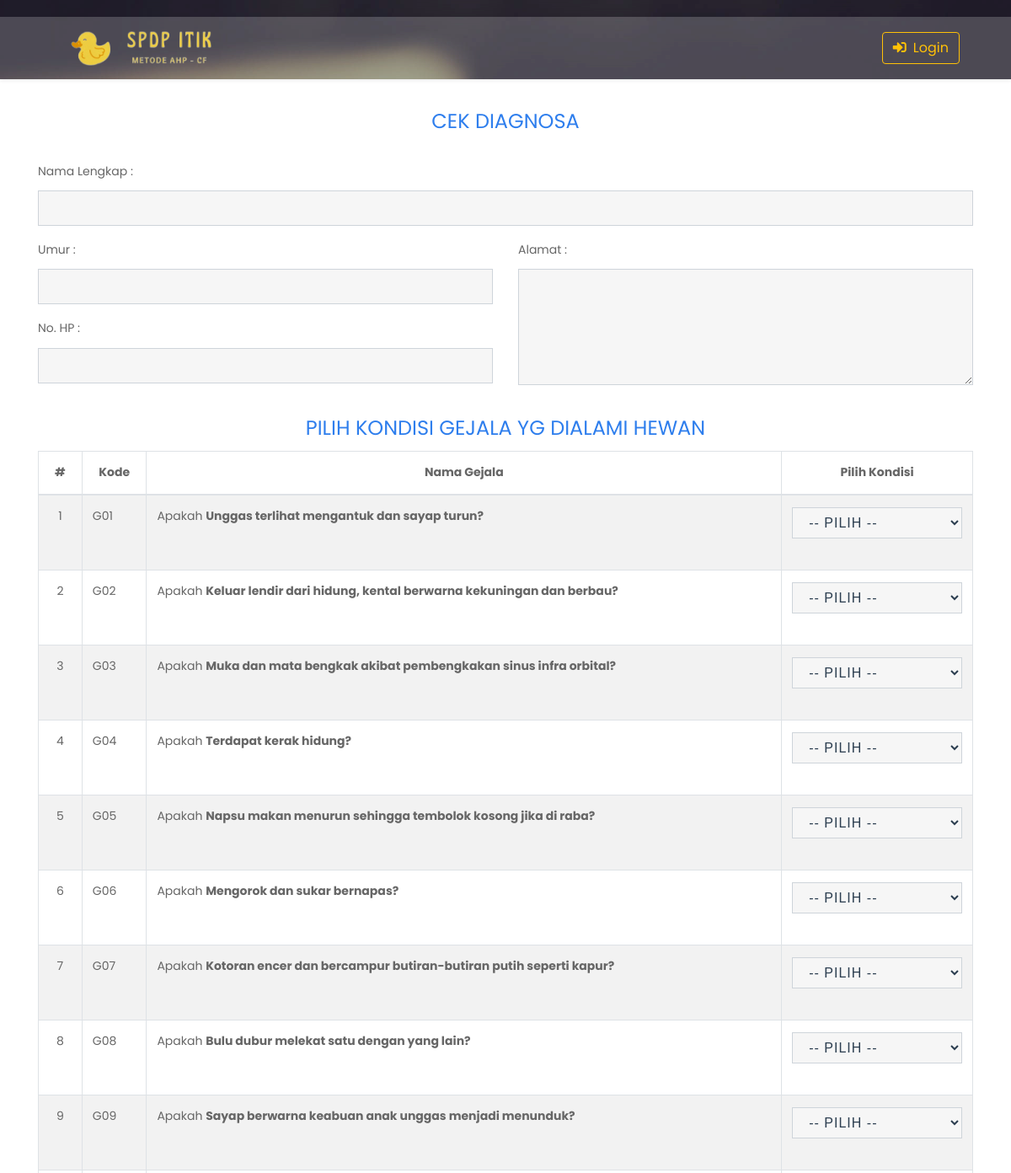
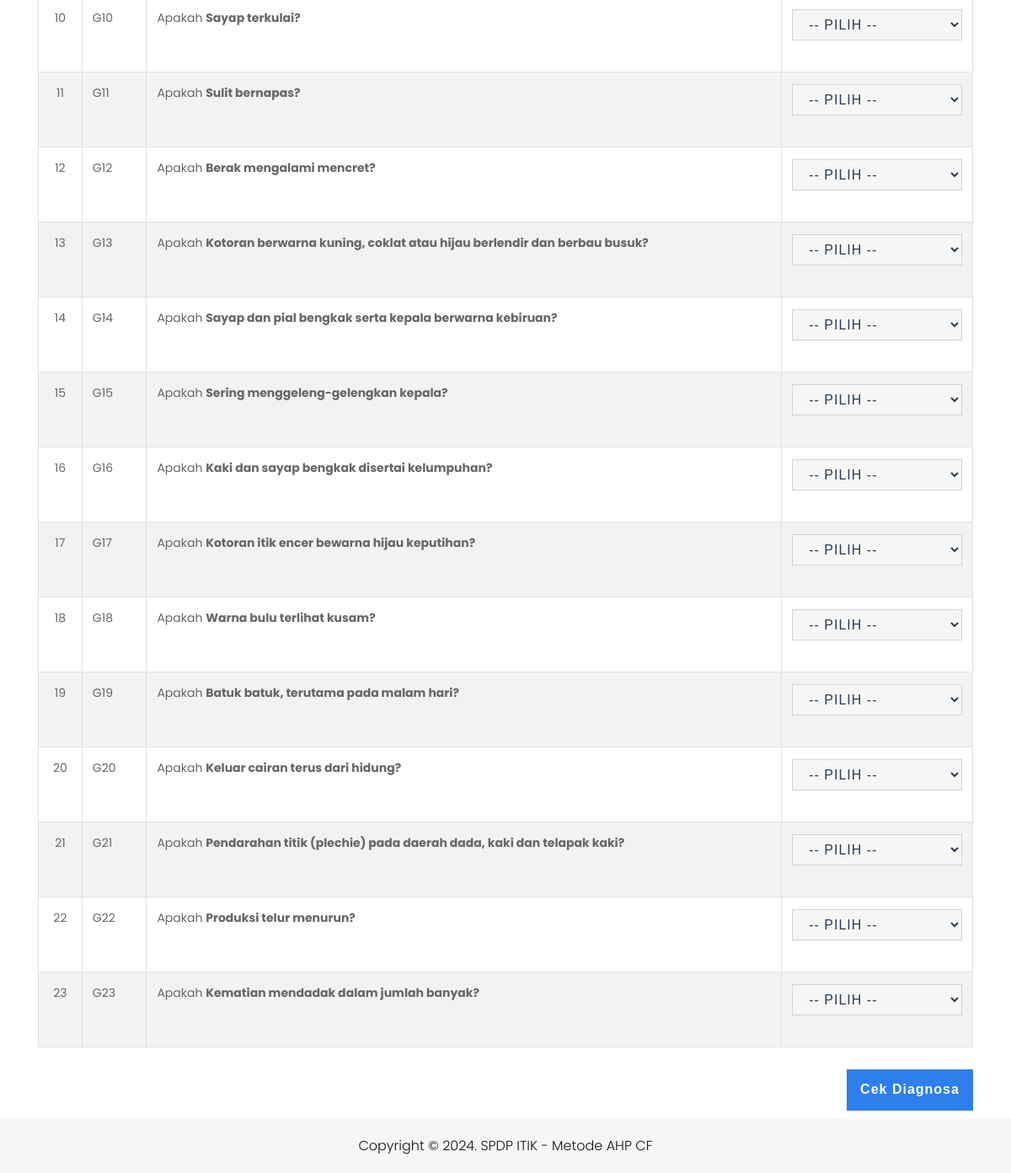
The page /index.php/landing_page/diagnosa on the database its author committed (2 pictures, top to bottom).
### tables this page shows
CREATE TABLE `gejala` (
  `id_gejala` int(11) NOT NULL,
  `kode_gejala` varchar(10) NOT NULL,
  `nama_gejala` varchar(200) NOT NULL
);

### application/controllers/Landing_page.php (called while the page is built, shortened)
<?php
class Landing_page extends CI_Controller
{
    public function diagnosa()
    {
        switch ($this->input->post('submit')) {
            default:
                if ($this->input->post('submit')) {
                    $nama           = $this->input->post('nama');
                    $umur           = $this->input->post('umur');
                    $no_hp  = $this->input->post('no_hp');
                    $alamat         = $this->input->post('alamat');
                    $this->db->where('nama', $nama);
                    $query = $this->db->get('pasien');
                    if ($query->num_rows() == 0) {
                        $data1 = [
                            'nama' => $nama,
                            'umur' => $umur,
                            'no_hp' => $no_hp,
                            'alamat' => $alamat,
                        ];
                        $this->pasien_model->tambah2($data1);
                    } else {
                    }
                    $id_pasien      = $this->input->post('id_pasien');
                    $tgl_diagnosa   = $this->input->post('tgl_diagnosa');
                    $kondisi        = $this->input->post('kondisi');
                    $arbobot        = array('0', '1', '0.8', '0.6', '0.4', '0.2');
                    $argejala       = array();
                    foreach ($kondisi as $kondisi_item) {
                        $kondisi = explode("_", $kondisi_item);
                        if (strlen($kondisi_item) > 1) {
                            $argejala[$kondisi[0]] = $kondisi[1];
                        }
                    }
                    $arpenyakit = array();
                    $sqlpenyakit = $this->diagnosa_model->get_penyakit();
                    foreach ($sqlpenyakit->result_array() as $rpenyakit) {
                        $id_penyakit = $rpenyakit['id_penyakit'];
                        $cftotal_temp = 0;
                        $cf = 0;
                        $sqlgejala = $this->diagnosa_model->get_rule_where($id_penyakit);
                        $cf_old = 0;
                        foreach ($sqlgejala as $rgejala) {
                            $arkondisi = explode("_", $_POST['kondisi'][0]);
                            $gejala = $arkondisi[0];
                            if (is_array($_POST['kondisi'])) {
                                foreach ($_POST['kondisi'] as $kondisi) {
                                    $arkondisi = explode("_", $kondisi);
                                    $gejala = $arkondisi[0];
                                    if ($rgejala['id_gejala'] == $gejala) {
                                        $cf = $rgejala['cf_pakar'] * $arbobot[$arkondisi[1]];
                                        if (($cf >= 0) && ($cf * $cf_old >= 0)) {
                                            $cf_old = $cf_old + ($cf * (1 - $cf_old));
                                        }
                                        if ($cf * $cf_old < 0) {
                                            $cf_old = ($cf_old + $cf) / (1 - min(abs($cf_old), abs($cf)));
                                        }
                                        if (($cf < 0) && ($cf * $cf_old >= 0)) {
                                            $cf_old = $cf_old + ($cf * (1 + $cf_old));
                                        }
                                    }
                                }
                            }
                        }
                        if ($cf_old > 0) {
                            $arpenyakit[$rpenyakit['id_penyakit']] = number_format($cf_old, 4);
                        }
                    }
                    arsort($arpenyakit);
                    $inpgejala = serialize($argejala);
                    $inppenyakit = serialize($arpenyakit);
                    $np1 = 0;
                    foreach ($arpenyakit as $key1 => $value1) {
                        $np1++;
                        $idpkt1[$np1] = $key1;
                        $vlpkt1[$np1] = $value1;
                        if ($idpkt1[$np1] == NULL && $vlpkt1[$np1] == null) {
                            $idpkt1[1] = 0;
                            $vlpkt1[1] = 0;
                        } else {
                            $idpkt1[$np1] = $key1;
                            $vlpkt1[$np1] = $value1;
                        }
                    }
                    $data = [
                        'id_pasien'     => $id_pasien,
                        'tanggal'       => $tgl_diagnosa,
                        'gejala'        => $inpgejala,
                        'penyakit'      => $inppenyakit,
                        'hasil_id'      => $idpkt1[1],
                        'hasil_nilai'   => $vlpkt1[1]
                    ];
                    $id_pasien1 = [
                        'id_pasien'    => $id_pasien
                    ];
                    $this->diagnosa_model->simpanHasil($data);
                    $this->session->set_flashdata('sukses', 'Berhasil Melakukan Diagnosa !');
                    $data['pasien'] = $this->diagnosa_model->get_pasien_where($id_pasien);
                    $data['tanggal'] = $tgl_diagnosa;
                    $data['arkondisitext'] = $this->diagnosa_model->getKondisiText();
                    $data['argejala'] = $argejala;
                    $data['arpenyakit'] = $arpenyakit;
                    $data['arpkt'] = $this->diagnosa_model->getPenyakit();
                    $data['arspkt'] = $this->diagnosa_model->getPenyakit2();
                    $this->load->view('hasil_diagnosa_pasien', $data);
                } else {
                    $data['pasien'] = $this->pasien_model->get_pasien();
                    $data['idpasien'] = $this->pasien_model->get_id_pasien_baru();
                    $data['kondisi'] = $this->diagnosa_model->get_kondisi();
                    $data['penyakit'] = $this->penyakit_model->get_penyakit();
                    $data['gejala'] = $this->gejala_model->get_gejala();
                    $this->load->view('form_diagnosa_pasien', $data);
                }
                break;
        }
    }
}

### index.php (called while the page is built, shortened)
<?php
require_once BASEPATH.'core/CodeIgniter.php';

### application/models/Gejala_model.php (called while the page is built, shortened)
<?php
class Gejala_model extends CI_Model
{
    public function get_gejala()
    {
        return $this->db->get('gejala')->result_array();
    }
}

### application/views/form_diagnosa_pasien.php (the view, shortened to what this page needs)
<!DOCTYPE html>
<html lang="en">
<head>
    <link rel="stylesheet" type="text/css" href="<?= base_url('assets') ?>/front/css/bootstrap.min.css" />
    <link rel="stylesheet" type="text/css" href="<?= base_url('assets') ?>/front/css/style.css" />
    <link rel="stylesheet" href="<?= base_url('assets') ?>/front/css/responsive.css" />
    <link rel="stylesheet" href="<?= base_url('assets') ?>/front/css/jquery.mCustomScrollbar.min.css" />
    <link rel="stylesheet" href="https://netdna.bootstrapcdn.com/font-awesome/4.0.3/css/font-awesome.css" />
    <link rel="stylesheet" href="<?= base_url('assets') ?>/vendor/fontawesome-free/css/all.min.css">
    <link href="<?= base_url('assets') ?>/front/css/wizard.css" rel="stylesheet">
</head>
<body class="body-wrapper" data-spy="scroll" data-target=".privacy-nav">
    <nav class="navbar main-nav shadow-sm navbar-expand-lg px-2 px-sm-0 py-2 py-lg-0">
        <div class="header_section">
            <div class="" style="background-color: rgba(255, 255, 255, 0.2);">
                <div class="container">
                    <nav class="navbar navbar-expand-lg">
                        <a class="logo" href="<?= base_url('landing_page') ?>"><img src="<?= base_url('assets') ?>/img/logo_full2.png" /></a>
                        <div class="collapse navbar-collapse" id="navbarSupportedContent">
                            <div class="call_section">
                                <ul>
                                    <div class="nav-item">
                                        <a href="<?= base_url('auth') ?>" class="btn btn-outline-warning"><i class="fas fa-sign-in-alt mr-2"></i>Login</a>
                                    </div>
                                </ul>
                            </div>
                        </div>
                    </nav>
                </div>
            </div>
        </div>
    </nav>
    <section class="service pt-4">
        <div class="container">
            <div class="row justify-content-center" id="cek">
                <div class="col-12 text-center">
                    <div class="card">
                        <h1 id="heading" class="mt-2">Cek Diagnosa</h1>
                        <form id="msform" action="<?= base_url('landing_page/diagnosa') ?>" method="post">
                            <div class="form-card">
                                <div class="row">
                                    <div class="col">
                                        <label for="nama">Nama Lengkap :</label>
                                        <input type="text" class="form-control main-form mb-3" id="nama" name="nama" required>
                                    </div>
                                </div>
                                <div class="row">
                                    <div class="col-sm-6">
                                        <label for="umur">Umur :</label>
                                        <input type="text" class="form-control main-form mb-3" id="umur" name="umur" required>
                                        <label for="no_hp">No. HP :</label>
                                        <input type="text" class="form-control main-form mb-3" id="no_hp" name="no_hp" required>
                                    </div>
                                    <div class="col-sm-6">
                                        <label for="alamat">Alamat :</label>
                                        <textarea name="alamat" id="alamat" cols="10" rows="5" class="form-control main-form"></textarea>
                                    </div>
                                </div>
                            </div>
                            <h1 id="heading" class="mt-2">Pilih kondisi gejala yg dialami hewan</h1>
                            <div class="form-card">
                                <div class="table-responsive">
                                    <table class="table table-bordered table-striped">
                                        <thead class="text-center">
                                            <th>#</th>
                                            <th>Kode</th>
                                            <th>Nama Gejala</th>
                                            <th>Pilih Kondisi</th>
                                        </thead>
                                        <tbody>
                                            <?php
                                            $no = 1;
                                            foreach ($gejala as $item) : ?>
                                                <tr>
                                                    <td class="text-center"><?= $no++; ?></td>
                                                    <td><?= $item['kode_gejala']; ?></td>
                                                    <td>Apakah <b><?= $item['nama_gejala'] ?>?</b></td>
                                                    <td>
                                                        <select name="kondisi[]" id="kondisi[]" class="form-control select-item">
                                                            <option value="0" readonly>-- PILIH --</option>
                                                        </select>
                                                    </td>
                                                </tr>
                                            <?php endforeach ?>
                                        </tbody>
                                    </table>
                                </div>
                            </div>
                            <input type="submit" class="finish action-button-finish" data-toggle="tooltip" data-placement="top" title="Klik disini untuk melihat hasil diagnosa" name="submit" value="Cek Diagnosa" style="font-family:Arial, FontAwesome">
                        </form>
                    </div>
                </div>
            </div>
        </div>
    </section>
    <div class="copyright_section">
        <div class="container">
            <p class="copyright_text">Copyright © 2024. SPDP ITIK - Metode AHP CF</p>
        </div>
    </div>
</body>
</html>

### assets/front/css/style.css (style rules this page uses)
* { box-sizing: border-box !important; transition: ease all 0.5s; }
html { scroll-behavior: smooth; }
body { color: #666666; font-size: 14px; font-family: "Poppins", sans-serif; line-height: 1.80857; font-weight: normal; overflow-x: hidden; }
a { color: #1f1f1f; text-decoration: none !important; outline: none !important; -webkit-transition: all 0.3s ease-in-out; -moz-transition: all 0.3s ease-in-out; -ms-transition: all 0.3s ease-in-out; -o-transition: all 0.3s ease-in-out; transition: all 0.3s ease-in-out; }
h1, h2, h3, h4, h5, h6 { letter-spacing: 0; font-weight: normal; position: relative; padding: 0 0 10px 0; font-weight: normal; line-height: normal; color: #111111; margin: 0; }
h1 { font-size: 24px; }
*, *::after, *::before { -webkit-box-sizing: border-box; -moz-box-sizing: border-box; box-sizing: border-box; }
ul, li, ol { margin: 0px; padding: 0px; list-style: none; }
p { margin: 20px; font-weight: 300; font-size: 15px; line-height: 24px; }
a { color: #222222; text-decoration: none; outline: none !important; }
a, .btn { text-decoration: none !important; outline: none !important; -webkit-transition: all 0.3s ease-in-out; -moz-transition: all 0.3s ease-in-out; -ms-transition: all 0.3s ease-in-out; -o-transition: all 0.3s ease-in-out; transition: all 0.3s ease-in-out; }
img { max-width: 100%; height: auto; }
.logo { width: 20%; }
.header_section { width: 100%; float: left; background-image: url(../images/banner-bg.png); height: auto; background-size: 100%; background-repeat: no-repeat; padding-top: 20px; }
.navbar { padding: 1rem 1rem; }
.call_section { float: left; }
.call_section ul { margin: 0px; padding: 0px; }
.copyright_section { width: 100%; float: left; background-color: #f7f6f6; height: auto; }
.copyright_text { width: 100%; float: left; font-size: 16px; margin-left: 0px; color: #131313; text-align: center; }

### assets/front/css/wizard.css (style rules this page uses)
* { margin: 0; padding: 0; }
html { height: 100%; }
p { color: grey; }
#heading { text-transform: uppercase; color: #2e7eed; font-weight: normal; }
#msform { text-align: center; position: relative; margin-top: 20px; }
.form-card { text-align: left; background: transparent; }
#msform input, #msform select, #msform textarea { padding: 8px 15px 8px 15px; border-radius: 0px; margin-bottom: 25px; margin-top: 2px; width: 100%; box-sizing: border-box; font-family: helvetica; color: #2c3e50; background-color: #f6f6f6; font-size: 16px; letter-spacing: 1px; }
#msform .action-button-finish { width: 150px; background: #2e7eed; font-weight: bold; color: white; border: 0 none; border-radius: 0px; cursor: pointer; padding: 10px 5px; margin: 10px 0px 10px 5px; float: right; }
.card { z-index: 0; border: none; position: relative; background: transparent; }

### rows shown on the page
gejala: kode_gejala "G01", nama_gejala "Unggas terlihat mengantuk dan sayap turun"
gejala: kode_gejala "G02", nama_gejala "Keluar lendir dari hidung, kental berwarna kekuningan dan berbau"
gejala: kode_gejala "G03", nama_gejala "Muka dan mata bengkak akibat pembengkakan sinus infra orbital"
gejala: kode_gejala "G04", nama_gejala "Terdapat kerak hidung"
gejala: kode_gejala "G05", nama_gejala "Napsu makan menurun sehingga tembolok kosong jika di raba"
gejala: kode_gejala "G06", nama_gejala "Mengorok dan sukar bernapas"
gejala: kode_gejala "G07", nama_gejala "Kotoran encer dan bercampur butiran-butiran putih seperti kapur"
gejala: kode_gejala "G08", nama_gejala "Bulu dubur melekat satu dengan yang lain"
gejala: kode_gejala "G09", nama_gejala "Sayap berwarna keabuan anak unggas menjadi menunduk"
gejala: kode_gejala "G10", nama_gejala "Sayap terkulai"
gejala: kode_gejala "G11", nama_gejala "Sulit bernapas"
gejala: kode_gejala "G12", nama_gejala "Berak mengalami mencret"
gejala: kode_gejala "G13", nama_gejala "Kotoran berwarna kuning, coklat atau hijau berlendir dan berbau busuk"
gejala: kode_gejala "G14", nama_gejala "Sayap dan pial bengkak serta kepala berwarna kebiruan"
gejala: kode_gejala "G15", nama_gejala "Sering menggeleng-gelengkan kepala"
gejala: kode_gejala "G16", nama_gejala "Kaki dan sayap bengkak disertai kelumpuhan"
gejala: kode_gejala "G17", nama_gejala "Kotoran itik encer bewarna hijau keputihan"
gejala: kode_gejala "G18", nama_gejala "Warna bulu terlihat kusam"
gejala: kode_gejala "G19", nama_gejala "Batuk batuk, terutama pada malam hari"
gejala: kode_gejala "G20", nama_gejala "Keluar cairan terus dari hidung"
gejala: kode_gejala "G21", nama_gejala "Pendarahan titik (plechie) pada daerah dada, kaki dan telapak kaki"
gejala: kode_gejala "G22", nama_gejala "Produksi telur menurun"
gejala: kode_gejala "G23", nama_gejala "Kematian mendadak dalam jumlah banyak"
